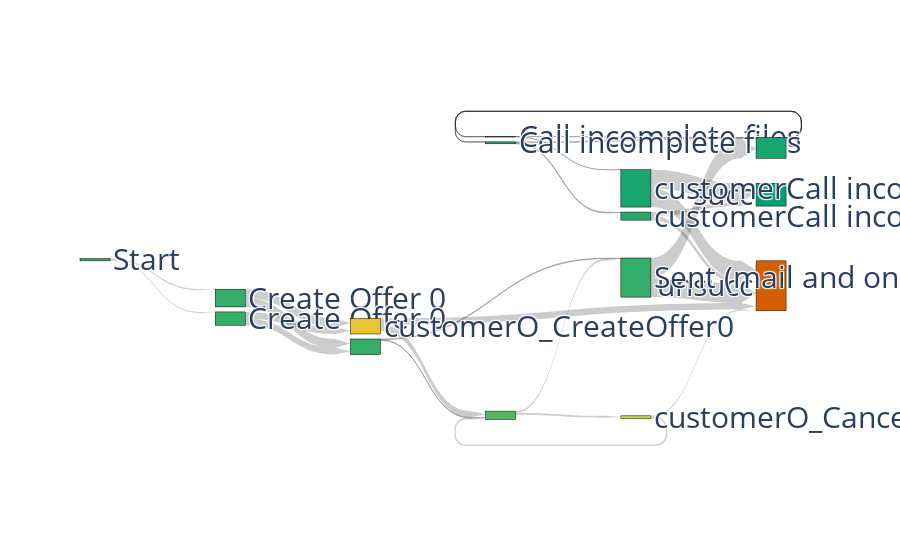

Notebook source saved alongside this figure:
### Code cell
import plotly.graph_objects as go

def flatten(d, l):
      """
      Helper function to get contracted nodes dict.
      """
      for e in d:
            l.append(e)
            if 'contraction' in d[e]:
                  flatten(d[e]['contraction'], l)
      return l

def reduced_sankey_diagram(g, results_file, strategy, lost_users_dict):
      g = copy.deepcopy(g)
      print(strategy.keys())
      g = g.subgraph(strategy.keys()) # consider only nodes seen in strategy
      g = reduce_graph(g, results_file)
      color_map = compute_color_map(g, results_file)

      d = nx.get_node_attributes(g, "contraction")
      reduction_mapping = {}
      for k in d:
            reduction_mapping[k] = flatten(d[k], [])
      print("reduction mapping", reduction_mapping)
                             
      node_list = list(g.nodes())
      print("Node_list", node_list)
      print(len(node_list))
      node_dict = {node_list[i] : i for i in range(len(node_list))}

      print("lost users dict", lost_users_dict)

      edge_list = []
      value_list = []
      for e in [e for e in lost_users_dict if lost_users_dict[e] != 0]:
            if e[0] in node_list:
                  s = e[0]
            else:
                  s = None
                  for h in reduction_mapping:
                        if e[0] in reduction_mapping[h]:
                              s = h
                  assert s
            if e[1] in node_list:
                  t = e[1]
            else:
                  t = None
                  for h in reduction_mapping:
                        if e[1] in reduction_mapping[h]:
                              t = h
                  assert t
            edge_list.append((s,t))
            value_list.append(lost_users_dict[e])

      labels = []
      
      # build label list with right states
      for s in node_list:
            if s not in reduction_mapping or s in lost_users_dict:
                  label = str(s).split(": ")[1].replace("LONG", "").replace("SHORT", "").replace("W_", "").replace("Callincompletefiles", 'Call incomplete files')
                  labels.append(label)
            elif any(["start" in h for h in reduction_mapping[s]]):
                  labels.append("Start")
            elif any(["q30" in h for h in reduction_mapping[s]]) or "q30" in s:
                  labels.append("Sent (mail and online)")
            elif any(["q23" in h for h in reduction_mapping[s]]) or "q23" in s:
                  labels.append("Create Offer 0")
            elif any(["q13" in h for h in reduction_mapping[s]]) or "q13" in s:
                  labels.append("Create Offer 0")
            elif results_file[s] == 1:
                  labels.append("succ")
            elif results_file[s] == 0:
                  labels.append("unsucc")
            else:
                  # s is in reduction_mapping and not in lost_users_dict
                  labels.append("")
                  #labels.append("C"+str(s).split(": ")[0])

      fig = go.Figure(data=[go.Sankey(
      node = dict(
          pad = 5,
          thickness = 30,
          line = dict(color = "black", width = 0.5),
          label = labels,
          color = [color_map[s] for s in node_list],
          align = "right"
      ),
      link = dict(
          source = [node_dict[e[0]] for e in edge_list],
          target = [node_dict[e[1]] for e in edge_list],
          value = value_list,
          arrowlen=15,
      ))])
      fig.update_layout(
        font=dict(size = 30)
    )
      fig.write_image("out/before_sankey.png")
      fig.show()


reduced_sankey_diagram(g_before, get_probs_file(results_file_before, g_before, printer_before), transform_strategy(strategy_before, g_before, printer_before), lost_users_dict_before)

### Figure 1 — Plotly figure (JSON) as saved in the notebook; plotly's stock layout.template omitted (floating-point values rounded to 4 significant figures)
{"data": [{"link": {"arrowlen": 15, "source": [0, 0, 2, 2, 3, 3, 8, 8, 4, 4, 1, 1, 7, 7, 6, 6, 14, 14, 10, 10, 11, 11, 14, 14, 12, 12, 13, 13], "target": [1, 2, 8, 3, 5, 4, 6, 4, 6, 7, 8, 3, 4, 5, 14, 5, 10, 11, 13, 14, 14, 12, 10, 11, 9, 5, 9, 5], "value": [1.06, 0.9905, 6.104, 6.036, 5.745, 5.745, 0.6372, 0.642, 1.65, 1.65, 8.091, 8.061, 1.179, 1.178, 17.82, 17.82, 0.156, 0.16, 0.1364, 0.1296, 0.9024, 0.8918, 0.048, 0.0512, 3.672, 3.674, 17.04, 17.04]}, "node": {"align": "right", "color": ["#37ae68", "#35ad68", "#37ae68", "#eac533", "#53b662", "#d55e00", "#33ad69", "#c6d84b", "#35ad68", "#009e73", "#1aa66e", "#1ea76d", "#26a96b", "#18a56e", "#1aa66e"], "label": ["Start", "Create Offer 0", "Create Offer 0", "customerO_CreateOffer0", "", "unsucc", "Sent (mail and online)", "customerO_Cancelled", "", "succ", "Call incomplete files", "Call incomplete files", "customerCall incomplete files", "customerCall incomplete files", ""], "line": {"color": "black", "width": 0.5}, "pad": 5, "thickness": 30}, "type": "sankey"}], "layout": {"font": {"size": 30}}}
